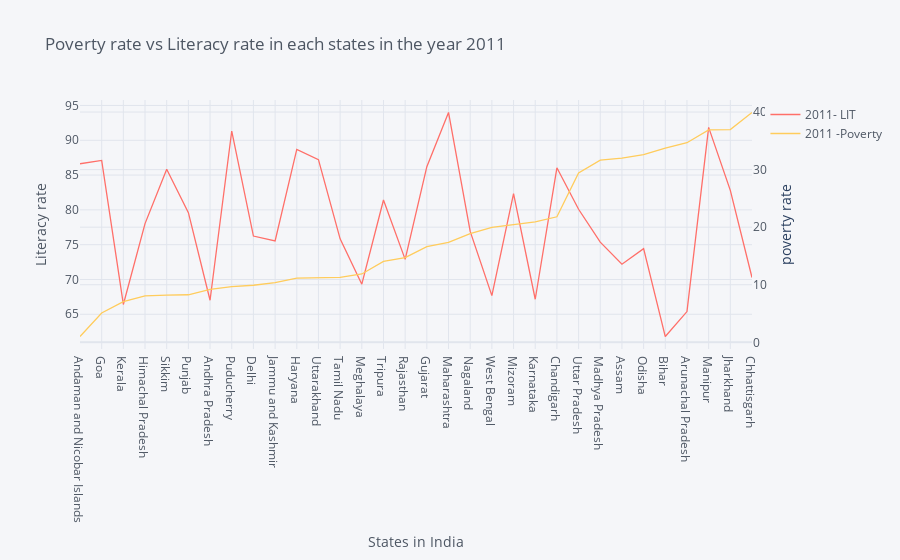

Notebook code cell kept with this figure:
### Code cell
pov_lit_rate_2011 = df1[['States_Union Territories','2011 -Poverty','2011- LIT']]
        

pov_lit_rate_2011.sort_values(by='2011 -Poverty').iplot(kind='line',x='States_Union Territories',y='2011- LIT',secondary_y='2011 -Poverty',secondary_y_title='poverty rate',
                        colors=['#ff6f69','#ffcc5c'],title='Poverty rate vs Literacy rate in each states in the year 2011',
                        yTitle='Literacy rate',xTitle='States in India')

### Figure 1 — Plotly figure (JSON) as saved in the notebook; plotly's stock layout.template omitted (floating-point values rounded to 4 significant figures)
{"data": [{"line": {"color": "rgba(255, 111, 105, 1.0)", "dash": "solid", "shape": "linear", "width": 1.3}, "mode": "lines", "name": "2011- LIT", "text": "", "type": "scatter", "x": ["Andaman and Nicobar Islands", "Goa", "Kerala", "Himachal Pradesh", "Sikkim", "Punjab", "Andhra Pradesh", "Puducherry", "Delhi", "Jammu and Kashmir", "Haryana", "Uttarakhand", "Tamil Nadu", "Meghalaya", "Tripura", "Rajasthan", "Gujarat", "Maharashtra", "Nagaland", "West Bengal", "Mizoram", "Karnataka", "Chandigarh", "Uttar Pradesh", "Madhya Pradesh", "Assam", "Odisha", "Bihar", "Arunachal Pradesh", "Manipur", "Jharkhand", "Chhattisgarh"], "y": [86.63, 87.1, 66.41, 78.03, 85.85, 79.6, 67.02, 91.33, 76.24, 75.55, 88.7, 87.22, 75.84, 69.32, 81.42, 72.89, 86.21, 94, 76.9, 67.68, 82.34, 67.16, 86.05, 80.09, 75.37, 72.19, 74.43, 61.8, 65.39, 91.85, 82.8, 70.28]}, {"line": {"color": "rgba(255, 204, 92, 1.0)", "dash": "solid", "shape": "linear", "width": 1.3}, "mode": "lines", "name": "2011 -Poverty", "text": "", "type": "scatter", "x": ["Andaman and Nicobar Islands", "Goa", "Kerala", "Himachal Pradesh", "Sikkim", "Punjab", "Andhra Pradesh", "Puducherry", "Delhi", "Jammu and Kashmir", "Haryana", "Uttarakhand", "Tamil Nadu", "Meghalaya", "Tripura", "Rajasthan", "Gujarat", "Maharashtra", "Nagaland", "West Bengal", "Mizoram", "Karnataka", "Chandigarh", "Uttar Pradesh", "Madhya Pradesh", "Assam", "Odisha", "Bihar", "Arunachal Pradesh", "Manipur", "Jharkhand", "Chhattisgarh"], "xaxis": "x", "y": [1, 5.09, 7.05, 8.06, 8.19, 8.26, 9.2, 9.69, 9.91, 10.35, 11.16, 11.26, 11.28, 11.87, 14.05, 14.71, 16.63, 17.35, 18.88, 19.98, 20.4, 20.91, 21.81, 29.43, 31.65, 31.98, 32.59, 33.74, 34.67, 36.89, 36.96, 39.93], "yaxis": "y2"}], "layout": {"legend": {"bgcolor": "#F5F6F9", "font": {"color": "#4D5663"}}, "paper_bgcolor": "#F5F6F9", "plot_bgcolor": "#F5F6F9", "title": {"font": {"color": "#4D5663"}, "text": "Poverty rate vs Literacy rate in each states in the year 2011"}, "xaxis": {"gridcolor": "#E1E5ED", "showgrid": true, "tickfont": {"color": "#4D5663"}, "title": {"font": {"color": "#4D5663"}, "text": "States in India"}, "zerolinecolor": "#E1E5ED"}, "yaxis": {"gridcolor": "#E1E5ED", "showgrid": true, "tickfont": {"color": "#4D5663"}, "title": {"font": {"color": "#4D5663"}, "text": "Literacy rate"}, "zerolinecolor": "#E1E5ED"}, "yaxis2": {"anchor": "x", "gridcolor": "#E1E5ED", "overlaying": "y", "showgrid": true, "side": "right", "tickfont": {"color": "#4D5663"}, "title": {"text": "poverty rate"}, "zerolinecolor": "#E1E5ED"}}}
